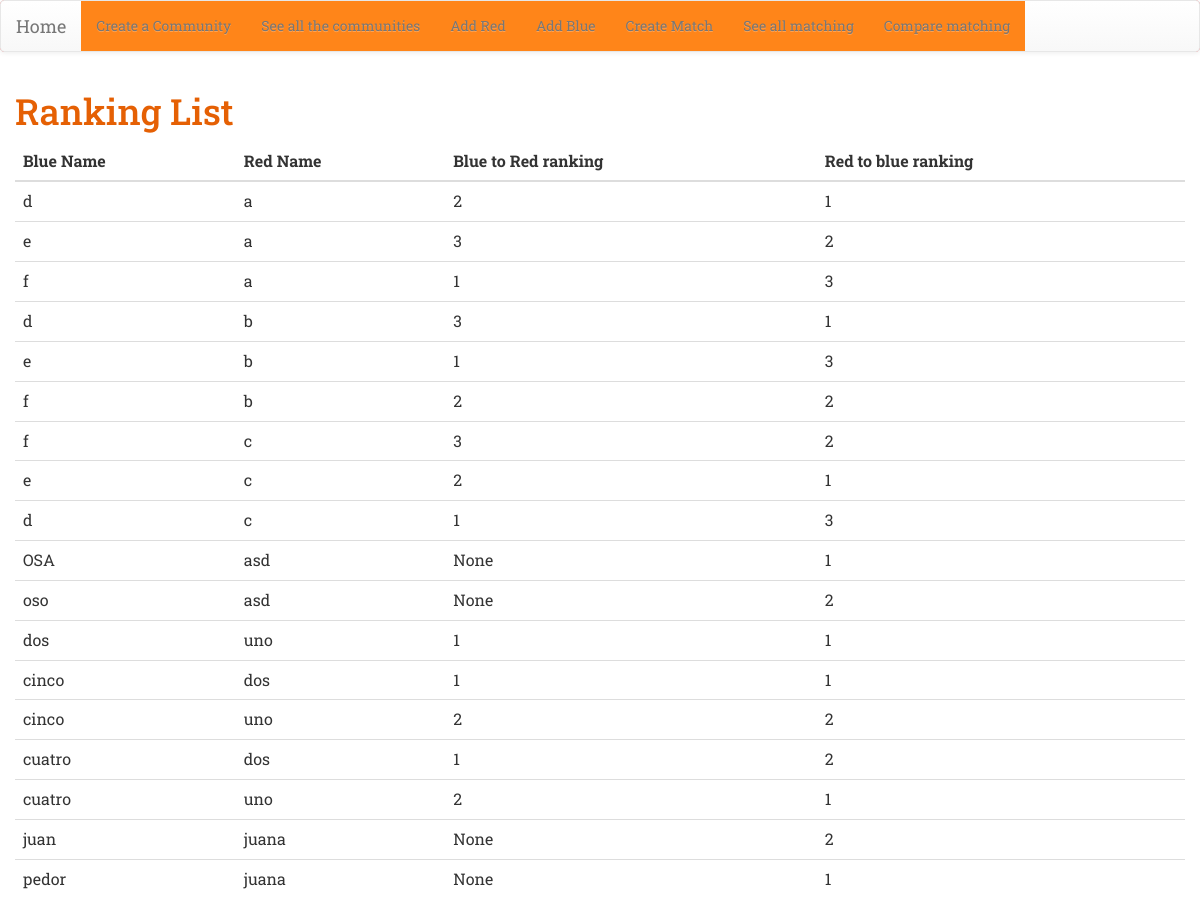
Page /ranking_list/ on the committed database.
### match/models.py (models this page shows)
class Ranking(models.Model):
    red_to_blue_score = models.PositiveIntegerField(null=True)
    blue_to_red_score = models.PositiveIntegerField(null=True)
    red = models.ForeignKey('Red', on_delete=models.CASCADE)
    blue = models.ForeignKey('Blue', on_delete=models.CASCADE )

class Blue(models.Model):
    name = models.CharField(max_length=50)
    community = models.ForeignKey('Community', on_delete=models.CASCADE)
    class Meta:
        unique_together = (("community", "name"),)
    def __str__(self):
        return self.name

class Red(models.Model):
    name =  models.CharField(max_length=50)
    community = models.ForeignKey('Community', on_delete=models.CASCADE)
    class Meta:
        unique_together = (("community", "name"),)
    def __str__(self):
        return self.name

### match/views.py (the view)
# urls.py: path('ranking_list/', views.ranking_list, name='ranking_list'),
def ranking_list(request):
    rankings = Ranking.objects.all()
    return render(request, 'match/ranking_list.html', {'rankings': rankings})

### match/templates/match/ranking_list.html
{% extends 'match/base.html' %}
{% block content %}
<h1>Ranking List</h1>
<table class="table">
  <thead>
    <tr>
      <th scope="col">Blue Name</th>
      <th scope="col">Red Name</th>
      <th scope="col">Blue to Red ranking</th>
      <th scope="col">Red to blue ranking</th>
    </tr>
  </thead>
  <tbody>
    {% for ranking in rankings %}
    <tr>
      <td>{{ ranking.blue }}</td>
      <td>{{ ranking.red }}</td>
      <td>{{ ranking.blue_to_red_score }}</td>
      <td>{{ ranking.red_to_blue_score }}</td>
    </tr>
    {% endfor %}
  </tbody>
</table>
{% endblock %}

### match/static/css/match.css (style rules this page uses)
h1 { color: #e56004; }

### rows in the picture
Ranking: blue "d", red "a", blue_to_red_score "2", red_to_blue_score "1"
Ranking: blue "e", red "a", blue_to_red_score "3", red_to_blue_score "2"
Ranking: blue "f", red "a", blue_to_red_score "1", red_to_blue_score "3"
Ranking: blue "d", red "b", blue_to_red_score "3", red_to_blue_score "1"
Ranking: blue "e", red "b", blue_to_red_score "1", red_to_blue_score "3"
Ranking: blue "f", red "b", blue_to_red_score "2", red_to_blue_score "2"
Ranking: blue "f", red "c", blue_to_red_score "3", red_to_blue_score "2"
Ranking: blue "e", red "c", blue_to_red_score "2", red_to_blue_score "1"
Ranking: blue "d", red "c", blue_to_red_score "1", red_to_blue_score "3"
Ranking: blue "OSA", red "asd", blue_to_red_score "None", red_to_blue_score "1"
Ranking: blue "oso", red "asd", blue_to_red_score "None", red_to_blue_score "2"
Ranking: blue "dos", red "uno", blue_to_red_score "1", red_to_blue_score "1"
Ranking: blue "cinco", red "dos", blue_to_red_score "1", red_to_blue_score "1"
Ranking: blue "cinco", red "uno", blue_to_red_score "2", red_to_blue_score "2"
Ranking: blue "cuatro", red "dos", blue_to_red_score "1", red_to_blue_score "2"
Ranking: blue "cuatro", red "uno", blue_to_red_score "2", red_to_blue_score "1"
Ranking: blue "juan", red "juana", blue_to_red_score "None", red_to_blue_score "2"
Ranking: blue "pedor", red "juana", blue_to_red_score "None", red_to_blue_score "1"
